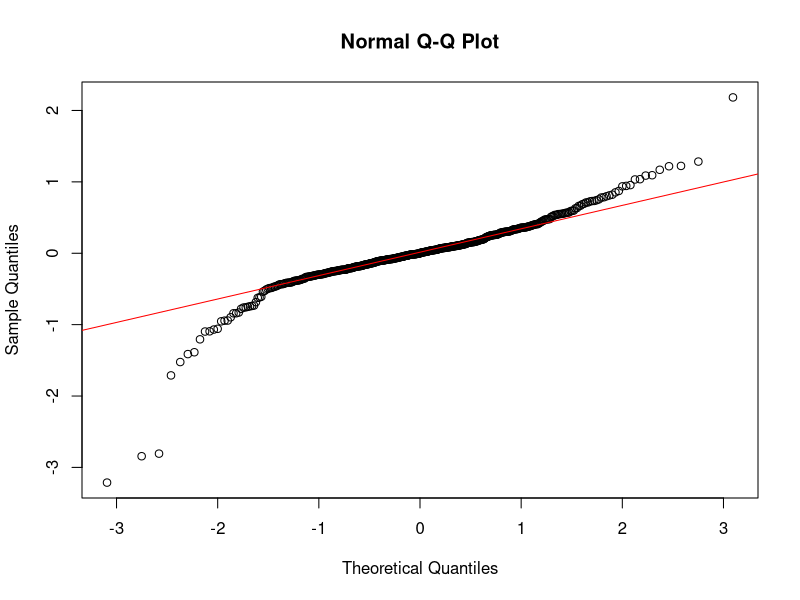
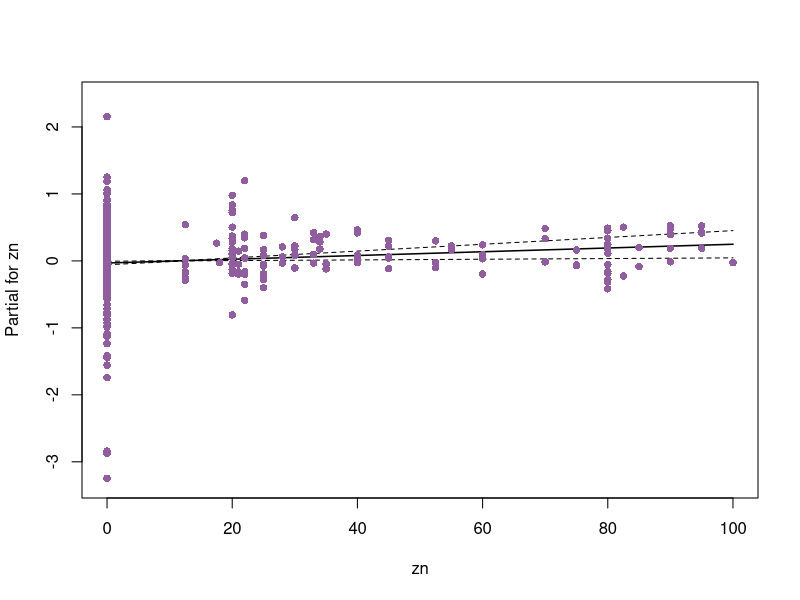
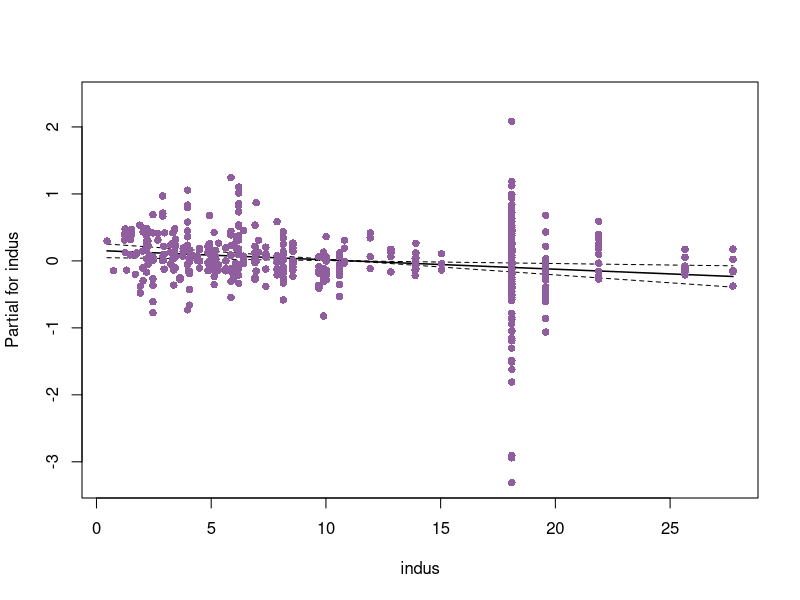
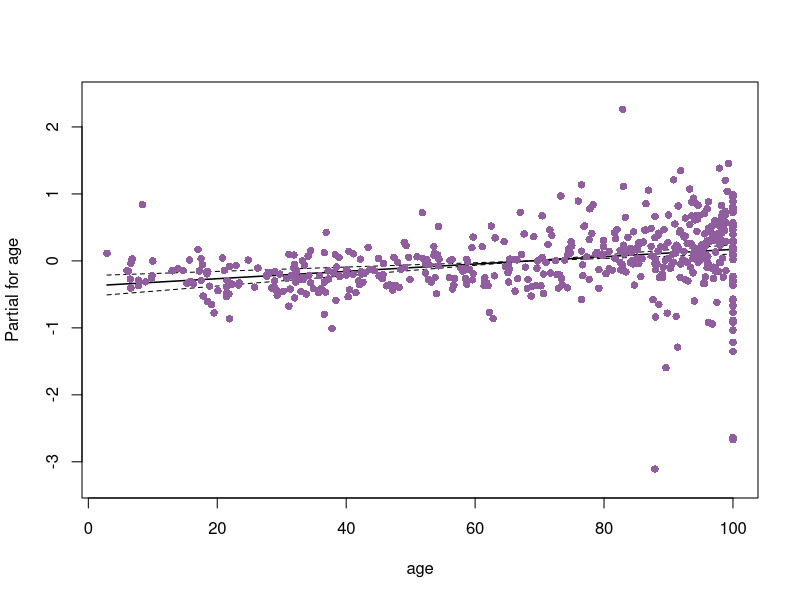
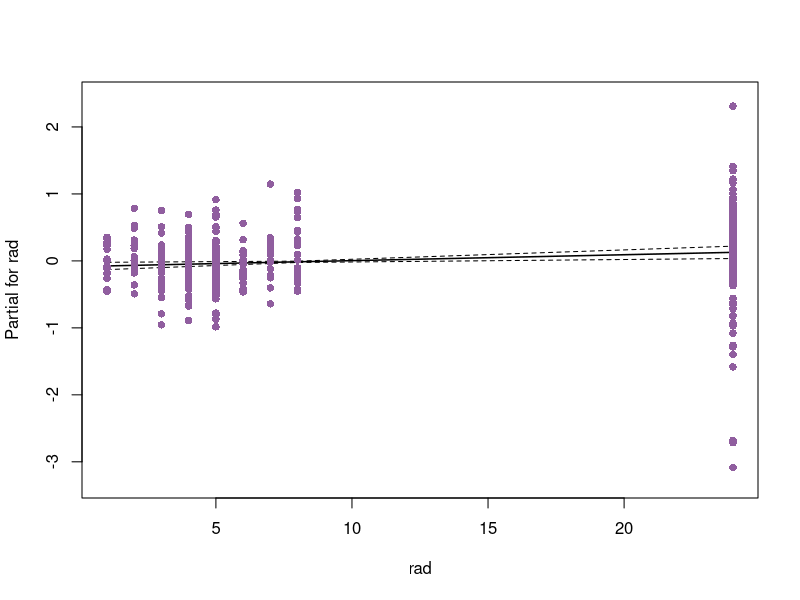
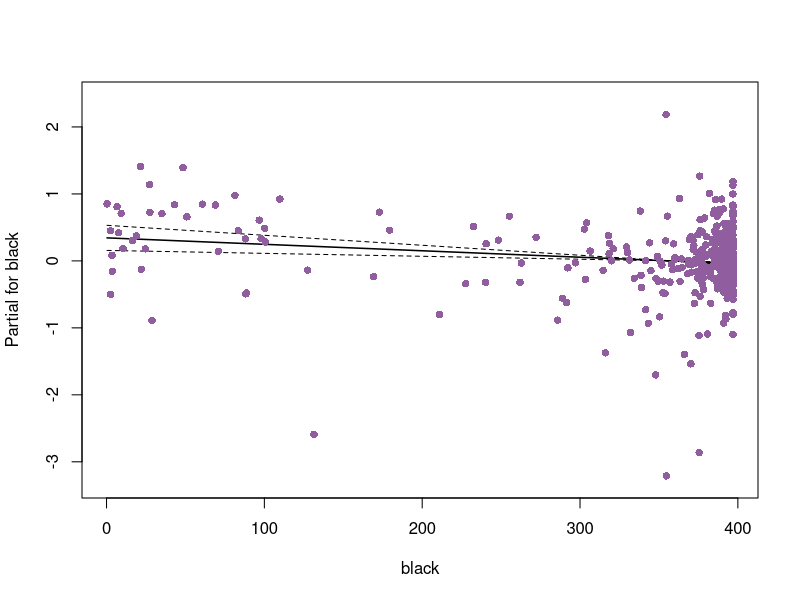
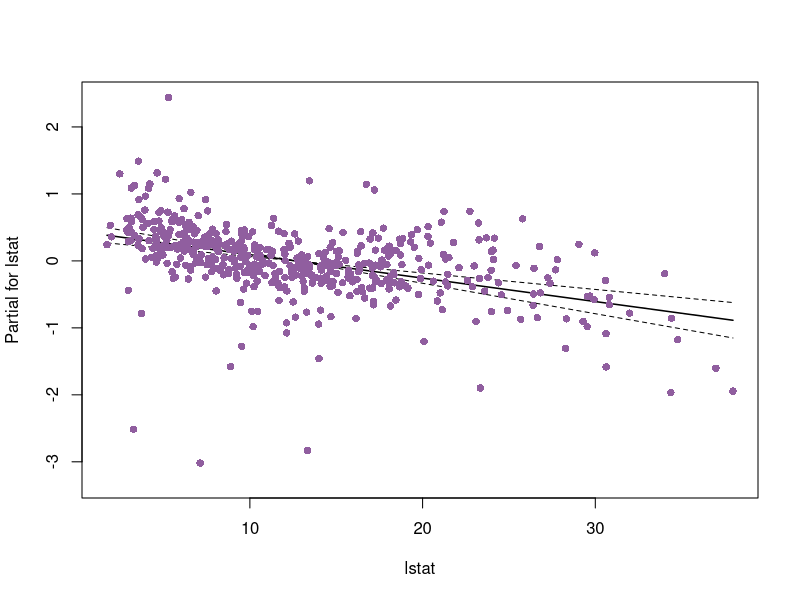
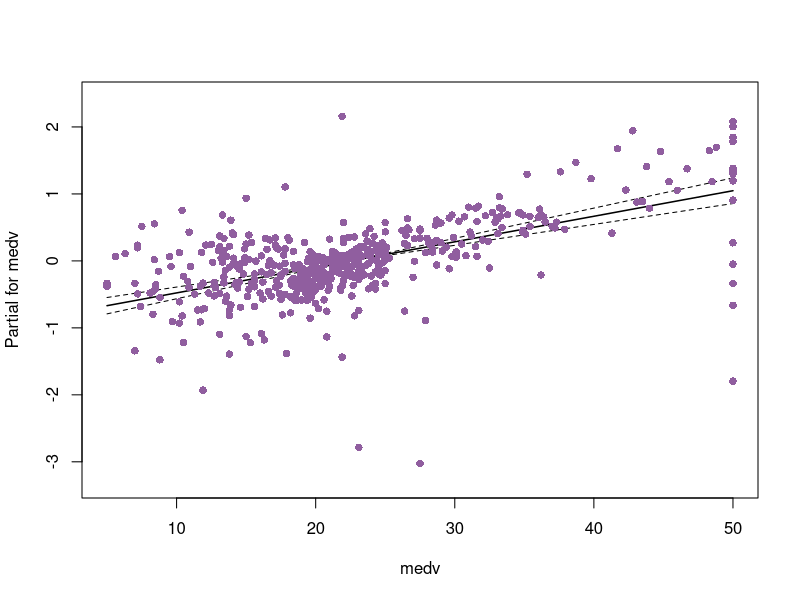

The R source for these figures, in order:
library(ggplot2)
require(MASS)
library(gam)
library(splines)



data(Boston,package = "MASS")
summary(Boston)
data_pulito <- na.omit(Boston)
summary(data_pulito)


modello_regressione_full <- lm(rm ~ . , data =  data_pulito)


step_aic <- stepAIC(modello_regressione_full, direction = "backward")

summary(step_aic)
AIC(step_aic)
deviance(step_aic)
qqnorm(residuals(step_aic))
qqline(residuals(step_aic), col = "red")




fit_gam <- gam(rm ~ s(zn, 3) + ns(indus, 3) + ns(age, 3) + 
                 ns(rad, 3) + ns(black, 3) + 
                 ns(lstat, 3) + ns(medv, 3), 
               data = data_pulito)
class(fit_gam)

termplot(step_aic,se = TRUE, partial.resid = TRUE, col.res = "#905E9F", pch = 16, col.se = "black", col.term = "black" )

qqnorm(residuals(fit_gam))
qqline(residuals(fit_gam), col = "red")

plot(fit_gam,residuals = TRUE,pch = 16,col = "#905E9F",se = TRUE)
summary(fit_gam)
